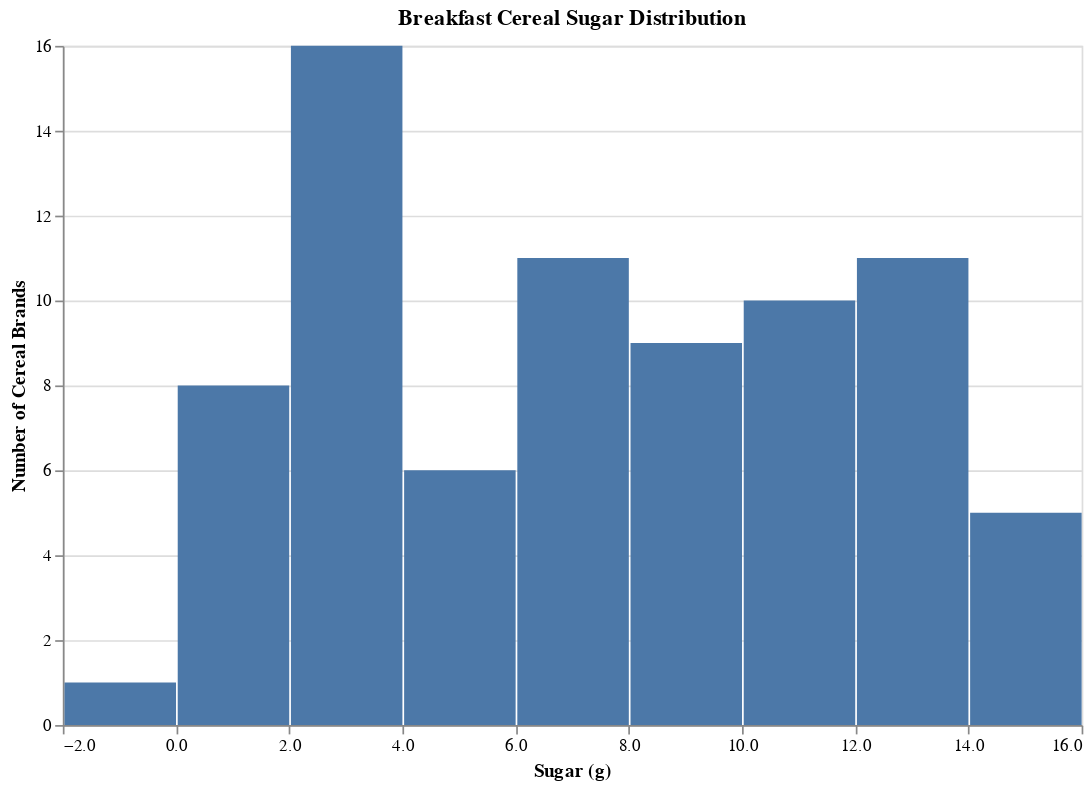

The code cell stored with this chart in its notebook:
### Markdown cell above
### Sugar Distribution

Marketing tells us that their surveys have revealed that sugar content is the number one concern of consumers when choosing cereal.

They would like to see the following visualizations:

*  A histogram plot of the sugar content in all cereals.

* A scatter plot showing the relationship between sugar and calories.

* A box plot showing the distribution of sugar content by manufacturer.

### Code cell
# Create the three visualzations requested by the the marketing team
# A histogram plot of the sugar content in all cereals.
histo = alt.Chart(cereal).mark_bar().encode(
    alt.X('sugars', bin=True, title='Sugar (g)'),
    alt.Y('count()', title='Number of Cereal Brands')
).properties(
    width=600,
    height=400,
    title='Breakfast Cereal Sugar Distribution'
)

histo

### Figure 1 — Vega-Lite specification as saved in the notebook (floating-point values rounded to 4 significant figures)
{"config": {"view": {"continuousWidth": 400, "continuousHeight": 300}}, "data": {"name": "data-d73329a25a6840b5ab921465387d611c"}, "mark": "bar", "encoding": {"x": {"bin": true, "field": "sugars", "title": "Sugar (g)", "type": "quantitative"}, "y": {"aggregate": "count", "title": "Number of Cereal Brands", "type": "quantitative"}}, "height": 400, "title": "Breakfast Cereal Sugar Distribution", "width": 600, "$schema": "https://vega.github.io/schema/vega-lite/v4.17.0.json", "datasets": {"data-d73329a25a6840b5ab921465387d611c": [{"name": "100% Bran", "mfr": "N", "type": "C", "calories": 70, "protein": 4, "fat": 1, "sodium": 130, "fiber": 10.0, "carbo": 5.0, "sugars": 6, "potass": 280, "vitamins": 25, "shelf": 3, "weight": 1.0, "cups": 0.33, "rating": 68.4, "mfr_name": "Nabisco"}, {"name": "100% Natural Bran", "mfr": "Q", "type": "C", "calories": 120, "protein": 3, "fat": 5, "sodium": 15, "fiber": 2.0, "carbo": 8.0, "sugars": 8, "potass": 135, "vitamins": 0, "shelf": 3, "weight": 1.0, "cups": 1.0, "rating": 33.98, "mfr_name": "Quaker Oats"}, {"name": "All-Bran", "mfr": "K", "type": "C", "calories": 70, "protein": 4, "fat": 1, "sodium": 260, "fiber": 9.0, "carbo": 7.0, "sugars": 5, "potass": 320, "vitamins": 25, "shelf": 3, "weight": 1.0, "cups": 0.33, "rating": 59.43, "mfr_name": "Kelloggs"}, {"name": "All-Bran with Extra Fiber", "mfr": "K", "type": "C", "calories": 50, "protein": 4, "fat": 0, "sodium": 140, "fiber": 14.0, "carbo": 8.0, "sugars": 0, "potass": 330, "vitamins": 25, "shelf": 3, "weight": 1.0, "cups": 0.5, "rating": 93.7, "mfr_name": "Kelloggs"}, {"name": "Almond Delight", "mfr": "R", "type": "C", "calories": 110, "protein": 2, "fat": 2, "sodium": 200, "fiber": 1.0, "carbo": 14.0, "sugars": 8, "potass": -1, "vitamins": 25, "shelf": 3, "weight": 1.0, "cups": 0.75, "rating": 34.38, "mfr_name": "Ralston Purina"}, {"name": "Apple Cinnamon Cheerios", "mfr": "G", "type": "C", "calories": 110, "protein": 2, "fat": 2, "sodium": 180, "fiber": 1.5, "carbo": 10.5, "sugars": 10, "potass": 70, "vitamins": 25, "shelf": 1, "weight": 1.0, "cups": 0.75, "rating": 29.51, "mfr_name": "General Mills"}, {"name": "Apple Jacks", "mfr": "K", "type": "C", "calories": 110, "protein": 2, "fat": 0, "sodium": 125, "fiber": 1.0, "carbo": 11.0, "sugars": 14, "potass": 30, "vitamins": 25, "shelf": 2, "weight": 1.0, "cups": 1.0, "rating": 33.17, "mfr_name": "Kelloggs"}, {"name": "Basic 4", "mfr": "G", "type": "C", "calories": 130, "protein": 3, "fat": 2, "sodium": 210, "fiber": 2.0, "carbo": 18.0, "sugars": 8, "potass": 100, "vitamins": 25, "shelf": 3, "weight": 1.33, "cups": 0.75, "rating": 37.04, "mfr_name": "General Mills"}, {"name": "Bran Chex", "mfr": "R", "type": "C", "calories": 90, "protein": 2, "fat": 1, "sodium": 200, "fiber": 4.0, "carbo": 15.0, "sugars": 6, "potass": 125, "vitamins": 25, "shelf": 1, "weight": 1.0, "cups": 0.67, "rating": 49.12, "mfr_name": "Ralston Purina"}, {"name": "Bran Flakes", "mfr": "P", "type": "C", "calories": 90, "protein": 3, "fat": 0, "sodium": 210, "fiber": 5.0, "carbo": 13.0, "sugars": 5, "potass": 190, "vitamins": 25, "shelf": 3, "weight": 1.0, "cups": 0.67, "rating": 53.31, "mfr_name": "Post"}, {"name": "Cap'n'Crunch", "mfr": "Q", "type": "C", "calories": 120, "protein": 1, "fat": 2, "sodium": 220, "fiber": 0.0, "carbo": 12.0, "sugars": 12, "potass": 35, "vitamins": 25, "shelf": 2, "weight": 1.0, "cups": 0.75, "rating": 18.04, "mfr_name": "Quaker Oats"}, {"name": "Cheerios", "mfr": "G", "type": "C", "calories": 110, "protein": 6, "fat": 2, "sodium": 290, "fiber": 2.0, "carbo": 17.0, "sugars": 1, "potass": 105, "vitamins": 25, "shelf": 1, "weight": 1.0, "cups": 1.25, "rating": 50.76, "mfr_name": "General Mills"}, {"name": "Cinnamon Toast Crunch", "mfr": "G", "type": "C", "calories": 120, "protein": 1, "fat": 3, "sodium": 210, "fiber": 0.0, "carbo": 13.0, "sugars": 9, "potass": 45, "vitamins": 25, "shelf": 2, "weight": 1.0, "cups": 0.75, "rating": 19.82, "mfr_name": "General Mills"}, {"name": "Clusters", "mfr": "G", "type": "C", "calories": 110, "protein": 3, "fat": 2, "sodium": 140, "fiber": 2.0, "carbo": 13.0, "sugars": 7, "potass": 105, "vitamins": 25, "shelf": 3, "weight": 1.0, "cups": 0.5, "rating": 40.4, "mfr_name": "General Mills"}, {"name": "Cocoa Puffs", "mfr": "G", "type": "C", "calories": 110, "protein": 1, "fat": 1, "sodium": 180, "fiber": 0.0, "carbo": 12.0, "sugars": 13, "potass": 55, "vitamins": 25, "shelf": 2, "weight": 1.0, "cups": 1.0, "rating": 22.74, "mfr_name": "General Mills"}, {"name": "Corn Chex", "mfr": "R", "type": "C", "calories": 110, "protein": 2, "fat": 0, "sodium": 280, "fiber": 0.0, "carbo": 22.0, "sugars": 3, "potass": 25, "vitamins": 25, "shelf": 1, "weight": 1.0, "cups": 1.0, "rating": 41.45, "mfr_name": "Ralston Purina"}, {"name": "Corn Flakes", "mfr": "K", "type": "C", "calories": 100, "protein": 2, "fat": 0, "sodium": 290, "fiber": 1.0, "carbo": 21.0, "sugars": 2, "potass": 35, "vitamins": 25, "shelf": 1, "weight": 1.0, "cups": 1.0, "rating": 45.86, "mfr_name": "Kelloggs"}, {"name": "Corn Pops", "mfr": "K", "type": "C", "calories": 110, "protein": 1, "fat": 0, "sodium": 90, "fiber": 1.0, "carbo": 13.0, "sugars": 12, "potass": 20, "vitamins": 25, "shelf": 2, "weight": 1.0, "cups": 1.0, "rating": 35.78, "mfr_name": "Kelloggs"}, {"name": "Count Chocula", "mfr": "G", "type": "C", "calories": 110, "protein": 1, "fat": 1, "sodium": 180, "fiber": 0.0, "carbo": 12.0, "sugars": 13, "potass": 65, "vitamins": 25, "shelf": 2, "weight": 1.0, "cups": 1.0, "rating": 22.4, "mfr_name": "General Mills"}, {"name": "Cracklin' Oat Bran", "mfr": "K", "type": "C", "calories": 110, "protein": 3, "fat": 3, "sodium": 140, "fiber": 4.0, "carbo": 10.0, "sugars": 7, "potass": 160, "vitamins": 25, "shelf": 3, "weight": 1.0, "cups": 0.5, "rating": 40.45, "mfr_name": "Kelloggs"}, {"name": "Cream of Wheat (Quick)", "mfr": "N", "type": "H", "calories": 100, "protein": 3, "fat": 0, "sodium": 80, "fiber": 1.0, "carbo": 21.0, "sugars": 0, "potass": -1, "vitamins": 0, "shelf": 2, "weight": 1.0, "cups": 1.0, "rating": 64.53, "mfr_name": "Nabisco"}, {"name": "Crispix", "mfr": "K", "type": "C", "calories": 110, "protein": 2, "fat": 0, "sodium": 220, "fiber": 1.0, "carbo": 21.0, "sugars": 3, "potass": 30, "vitamins": 25, "shelf": 3, "weight": 1.0, "cups": 1.0, "rating": 46.9, "mfr_name": "Kelloggs"}, {"name": "Crispy Wheat & Raisins", "mfr": "G", "type": "C", "calories": 100, "protein": 2, "fat": 1, "sodium": 140, "fiber": 2.0, "carbo": 11.0, "sugars": 10, "potass": 120, "vitamins": 25, "shelf": 3, "weight": 1.0, "cups": 0.75, "rating": 36.18, "mfr_name": "General Mills"}, {"name": "Double Chex", "mfr": "R", "type": "C", "calories": 100, "protein": 2, "fat": 0, "sodium": 190, "fiber": 1.0, "carbo": 18.0, "sugars": 5, "potass": 80, "vitamins": 25, "shelf": 3, "weight": 1.0, "cups": 0.75, "rating": 44.33, "mfr_name": "Ralston Purina"}, {"name": "Froot Loops", "mfr": "K", "type": "C", "calories": 110, "protein": 2, "fat": 1, "sodium": 125, "fiber": 1.0, "carbo": 11.0, "sugars": 13, "potass": 30, "vitamins": 25, "shelf": 2, "weight": 1.0, "cups": 1.0, "rating": 32.21, "mfr_name": "Kelloggs"}, {"name": "Frosted Flakes", "mfr": "K", "type": "C", "calories": 110, "protein": 1, "fat": 0, "sodium": 200, "fiber": 1.0, "carbo": 14.0, "sugars": 11, "potass": 25, "vitamins": 25, "shelf": 1, "weight": 1.0, "cups": 0.75, "rating": 31.44, "mfr_name": "Kelloggs"}, {"name": "Frosted Mini-Wheats", "mfr": "K", "type": "C", "calories": 100, "protein": 3, "fat": 0, "sodium": 0, "fiber": 3.0, "carbo": 14.0, "sugars": 7, "potass": 100, "vitamins": 25, "shelf": 2, "weight": 1.0, "cups": 0.8, "rating": 58.35, "mfr_name": "Kelloggs"}, {"name": "Fruit & Fibre Dates; Walnuts; and Oats", "mfr": "P", "type": "C", "calories": 120, "protein": 3, "fat": 2, "sodium": 160, "fiber": 5.0, "carbo": 12.0, "sugars": 10, "potass": 200, "vitamins": 25, "shelf": 3, "weight": 1.25, "cups": 0.67, "rating": 40.92, "mfr_name": "Post"}, {"name": "Fruitful Bran", "mfr": "K", "type": "C", "calories": 120, "protein": 3, "fat": 0, "sodium": 240, "fiber": 5.0, "carbo": 14.0, "sugars": 12, "potass": 190, "vitamins": 25, "shelf": 3, "weight": 1.33, "cups": 0.67, "rating": 41.02, "mfr_name": "Kelloggs"}, {"name": "Fruity Pebbles", "mfr": "P", "type": "C", "calories": 110, "protein": 1, "fat": 1, "sodium": 135, "fiber": 0.0, "carbo": 13.0, "sugars": 12, "potass": 25, "vitamins": 25, "shelf": 2, "weight": 1.0, "cups": 0.75, "rating": 28.03, "mfr_name": "Post"}, {"name": "Golden Crisp", "mfr": "P", "type": "C", "calories": 100, "protein": 2, "fat": 0, "sodium": 45, "fiber": 0.0, "carbo": 11.0, "sugars": 15, "potass": 40, "vitamins": 25, "shelf": 1, "weight": 1.0, "cups": 0.88, "rating": 35.25, "mfr_name": "Post"}, {"name": "Golden Grahams", "mfr": "G", "type": "C", "calories": 110, "protein": 1, "fat": 1, "sodium": 280, "fiber": 0.0, "carbo": 15.0, "sugars": 9, "potass": 45, "vitamins": 25, "shelf": 2, "weight": 1.0, "cups": 0.75, "rating": 23.8, "mfr_name": "General Mills"}, {"name": "Grape Nuts Flakes", "mfr": "P", "type": "C", "calories": 100, "protein": 3, "fat": 1, "sodium": 140, "fiber": 3.0, "carbo": 15.0, "sugars": 5, "potass": 85, "vitamins": 25, "shelf": 3, "weight": 1.0, "cups": 0.88, "rating": 52.08, "mfr_name": "Post"}, {"name": "Grape-Nuts", "mfr": "P", "type": "C", "calories": 110, "protein": 3, "fat": 0, "sodium": 170, "fiber": 3.0, "carbo": 17.0, "sugars": 3, "potass": 90, "vitamins": 25, "shelf": 3, "weight": 1.0, "cups": 0.25, "rating": 53.37, "mfr_name": "Post"}, {"name": "Great Grains Pecan", "mfr": "P", "type": "C", "calories": 120, "protein": 3, "fat": 3, "sodium": 75, "fiber": 3.0, "carbo": 13.0, "sugars": 4, "potass": 100, "vitamins": 25, "shelf": 3, "weight": 1.0, "cups": 0.33, "rating": 45.81, "mfr_name": "Post"}, {"name": "Honey Graham Ohs", "mfr": "Q", "type": "C", "calories": 120, "protein": 1, "fat": 2, "sodium": 220, "fiber": 1.0, "carbo": 12.0, "sugars": 11, "potass": 45, "vitamins": 25, "shelf": 2, "weight": 1.0, "cups": 1.0, "rating": 21.87, "mfr_name": "Quaker Oats"}, {"name": "Honey Nut Cheerios", "mfr": "G", "type": "C", "calories": 110, "protein": 3, "fat": 1, "sodium": 250, "fiber": 1.5, "carbo": 11.5, "sugars": 10, "potass": 90, "vitamins": 25, "shelf": 1, "weight": 1.0, "cups": 0.75, "rating": 31.07, "mfr_name": "General Mills"}, {"name": "Honey-comb", "mfr": "P", "type": "C", "calories": 110, "protein": 1, "fat": 0, "sodium": 180, "fiber": 0.0, "carbo": 14.0, "sugars": 11, "potass": 35, "vitamins": 25, "shelf": 1, "weight": 1.0, "cups": 1.33, "rating": 28.74, "mfr_name": "Post"}, {"name": "Just Right Crunchy  Nuggets", "mfr": "K", "type": "C", "calories": 110, "protein": 2, "fat": 1, "sodium": 170, "fiber": 1.0, "carbo": 17.0, "sugars": 6, "potass": 60, "vitamins": 100, "shelf": 3, "weight": 1.0, "cups": 1.0, "rating": 36.52, "mfr_name": "Kelloggs"}, {"name": "Just Right Fruit & Nut", "mfr": "K", "type": "C", "calories": 140, "protein": 3, "fat": 1, "sodium": 170, "fiber": 2.0, "carbo": 20.0, "sugars": 9, "potass": 95, "vitamins": 100, "shelf": 3, "weight": 1.3, "cups": 0.75, "rating": 36.47, "mfr_name": "Kelloggs"}, {"name": "Kix", "mfr": "G", "type": "C", "calories": 110, "protein": 2, "fat": 1, "sodium": 260, "fiber": 0.0, "carbo": 21.0, "sugars": 3, "potass": 40, "vitamins": 25, "shelf": 2, "weight": 1.0, "cups": 1.5, "rating": 39.24, "mfr_name": "General Mills"}, {"name": "Life", "mfr": "Q", "type": "C", "calories": 100, "protein": 4, "fat": 2, "sodium": 150, "fiber": 2.0, "carbo": 12.0, "sugars": 6, "potass": 95, "vitamins": 25, "shelf": 2, "weight": 1.0, "cups": 0.67, "rating": 45.33, "mfr_name": "Quaker Oats"}, {"name": "Lucky Charms", "mfr": "G", "type": "C", "calories": 110, "protein": 2, "fat": 1, "sodium": 180, "fiber": 0.0, "carbo": 12.0, "sugars": 12, "potass": 55, "vitamins": 25, "shelf": 2, "weight": 1.0, "cups": 1.0, "rating": 26.73, "mfr_name": "General Mills"}, {"name": "Maypo", "mfr": "A", "type": "H", "calories": 100, "protein": 4, "fat": 1, "sodium": 0, "fiber": 0.0, "carbo": 16.0, "sugars": 3, "potass": 95, "vitamins": 25, "shelf": 2, "weight": 1.0, "cups": 1.0, "rating": 54.85, "mfr_name": "American Home Food Products"}, {"name": "Muesli Raisins; Dates; & Almonds", "mfr": "R", "type": "C", "calories": 150, "protein": 4, "fat": 3, "sodium": 95, "fiber": 3.0, "carbo": 16.0, "sugars": 11, "potass": 170, "vitamins": 25, "shelf": 3, "weight": 1.0, "cups": 1.0, "rating": 37.14, "mfr_name": "Ralston Purina"}, {"name": "Muesli Raisins; Peaches; & Pecans", "mfr": "R", "type": "C", "calories": 150, "protein": 4, "fat": 3, "sodium": 150, "fiber": 3.0, "carbo": 16.0, "sugars": 11, "potass": 170, "vitamins": 25, "shelf": 3, "weight": 1.0, "cups": 1.0, "rating": 34.14, "mfr_name": "Ralston Purina"}, {"name": "Mueslix Crispy Blend", "mfr": "K", "type": "C", "calories": 160, "protein": 3, "fat": 2, "sodium": 150, "fiber": 3.0, "carbo": 17.0, "sugars": 13, "potass": 160, "vitamins": 25, "shelf": 3, "weight": 1.5, "cups": 0.67, "rating": 30.31, "mfr_name": "Kelloggs"}, {"name": "Multi-Grain Cheerios", "mfr": "G", "type": "C", "calories": 100, "protein": 2, "fat": 1, "sodium": 220, "fiber": 2.0, "carbo": 15.0, "sugars": 6, "potass": 90, "vitamins": 25, "shelf": 1, "weight": 1.0, "cups": 1.0, "rating": 40.11, "mfr_name": "General Mills"}, {"name": "Nut&Honey Crunch", "mfr": "K", "type": "C", "calories": 120, "protein": 2, "fat": 1, "sodium": 190, "fiber": 0.0, "carbo": 15.0, "sugars": 9, "potass": 40, "vitamins": 25, "shelf": 2, "weight": 1.0, "cups": 0.67, "rating": 29.92, "mfr_name": "Kelloggs"}, {"name": "Nutri-Grain Almond-Raisin", "mfr": "K", "type": "C", "calories": 140, "protein": 3, "fat": 2, "sodium": 220, "fiber": 3.0, "carbo": 21.0, "sugars": 7, "potass": 130, "vitamins": 25, "shelf": 3, "weight": 1.33, "cups": 0.67, "rating": 40.69, "mfr_name": "Kelloggs"}, {"name": "Nutri-grain Wheat", "mfr": "K", "type": "C", "calories": 90, "protein": 3, "fat": 0, "sodium": 170, "fiber": 3.0, "carbo": 18.0, "sugars": 2, "potass": 90, "vitamins": 25, "shelf": 3, "weight": 1.0, "cups": 1.0, "rating": 59.64, "mfr_name": "Kelloggs"}, {"name": "Oatmeal Raisin Crisp", "mfr": "G", "type": "C", "calories": 130, "protein": 3, "fat": 2, "sodium": 170, "fiber": 1.5, "carbo": 13.5, "sugars": 10, "potass": 120, "vitamins": 25, "shelf": 3, "weight": 1.25, "cups": 0.5, "rating": 30.45, "mfr_name": "General Mills"}, {"name": "Post Nat. Raisin Bran", "mfr": "P", "type": "C", "calories": 120, "protein": 3, "fat": 1, "sodium": 200, "fiber": 6.0, "carbo": 11.0, "sugars": 14, "potass": 260, "vitamins": 25, "shelf": 3, "weight": 1.33, "cups": 0.67, "rating": 37.84, "mfr_name": "Post"}, {"name": "Product 19", "mfr": "K", "type": "C", "calories": 100, "protein": 3, "fat": 0, "sodium": 320, "fiber": 1.0, "carbo": 20.0, "sugars": 3, "potass": 45, "vitamins": 100, "shelf": 3, "weight": 1.0, "cups": 1.0, "rating": 41.5, "mfr_name": "Kelloggs"}, {"name": "Puffed Rice", "mfr": "Q", "type": "C", "calories": 50, "protein": 1, "fat": 0, "sodium": 0, "fiber": 0.0, "carbo": 13.0, "sugars": 0, "potass": 15, "vitamins": 0, "shelf": 3, "weight": 0.5, "cups": 1.0, "rating": 60.76, "mfr_name": "Quaker Oats"}, {"name": "Puffed Wheat", "mfr": "Q", "type": "C", "calories": 50, "protein": 2, "fat": 0, "sodium": 0, "fiber": 1.0, "carbo": 10.0, "sugars": 0, "potass": 50, "vitamins": 0, "shelf": 3, "weight": 0.5, "cups": 1.0, "rating": 63.01, "mfr_name": "Quaker Oats"}, {"name": "Quaker Oat Squares", "mfr": "Q", "type": "C", "calories": 100, "protein": 4, "fat": 1, "sodium": 135, "fiber": 2.0, "carbo": 14.0, "sugars": 6, "potass": 110, "vitamins": 25, "shelf": 3, "weight": 1.0, "cups": 0.5, "rating": 49.51, "mfr_name": "Quaker Oats"}, {"name": "Quaker Oatmeal", "mfr": "Q", "type": "H", "calories": 100, "protein": 5, "fat": 2, "sodium": 0, "fiber": 2.7, "carbo": -1.0, "sugars": -1, "potass": 110, "vitamins": 0, "shelf": 1, "weight": 1.0, "cups": 0.67, "rating": 50.83, "mfr_name": "Quaker Oats"}, {"name": "Raisin Bran", "mfr": "K", "type": "C", "calories": 120, "protein": 3, "fat": 1, "sodium": 210, "fiber": 5.0, "carbo": 14.0, "sugars": 12, "potass": 240, "vitamins": 25, "shelf": 2, "weight": 1.33, "cups": 0.75, "rating": 39.26, "mfr_name": "Kelloggs"}, {"name": "Raisin Nut Bran", "mfr": "G", "type": "C", "calories": 100, "protein": 3, "fat": 2, "sodium": 140, "fiber": 2.5, "carbo": 10.5, "sugars": 8, "potass": 140, "vitamins": 25, "shelf": 3, "weight": 1.0, "cups": 0.5, "rating": 39.7, "mfr_name": "General Mills"}, {"name": "Raisin Squares", "mfr": "K", "type": "C", "calories": 90, "protein": 2, "fat": 0, "sodium": 0, "fiber": 2.0, "carbo": 15.0, "sugars": 6, "potass": 110, "vitamins": 25, "shelf": 3, "weight": 1.0, "cups": 0.5, "rating": 55.33, "mfr_name": "Kelloggs"}, {"name": "Rice Chex", "mfr": "R", "type": "C", "calories": 110, "protein": 1, "fat": 0, "sodium": 240, "fiber": 0.0, "carbo": 23.0, "sugars": 2, "potass": 30, "vitamins": 25, "shelf": 1, "weight": 1.0, "cups": 1.13, "rating": 42.0, "mfr_name": "Ralston Purina"}, {"name": "Rice Krispies", "mfr": "K", "type": "C", "calories": 110, "protein": 2, "fat": 0, "sodium": 290, "fiber": 0.0, "carbo": 22.0, "sugars": 3, "potass": 35, "vitamins": 25, "shelf": 1, "weight": 1.0, "cups": 1.0, "rating": 40.56, "mfr_name": "Kelloggs"}, {"name": "Shredded Wheat", "mfr": "N", "type": "C", "calories": 80, "protein": 2, "fat": 0, "sodium": 0, "fiber": 3.0, "carbo": 16.0, "sugars": 0, "potass": 95, "vitamins": 0, "shelf": 1, "weight": 0.83, "cups": 1.0, "rating": 68.24, "mfr_name": "Nabisco"}, {"name": "Shredded Wheat 'n'Bran", "mfr": "N", "type": "C", "calories": 90, "protein": 3, "fat": 0, "sodium": 0, "fiber": 4.0, "carbo": 19.0, "sugars": 0, "potass": 140, "vitamins": 0, "shelf": 1, "weight": 1.0, "cups": 0.67, "rating": 74.47, "mfr_name": "Nabisco"}, {"name": "Shredded Wheat spoon size", "mfr": "N", "type": "C", "calories": 90, "protein": 3, "fat": 0, "sodium": 0, "fiber": 3.0, "carbo": 20.0, "sugars": 0, "potass": 120, "vitamins": 0, "shelf": 1, "weight": 1.0, "cups": 0.67, "rating": 72.8, "mfr_name": "Nabisco"}, {"name": "Smacks", "mfr": "K", "type": "C", "calories": 110, "protein": 2, "fat": 1, "sodium": 70, "fiber": 1.0, "carbo": 9.0, "sugars": 15, "potass": 40, "vitamins": 25, "shelf": 2, "weight": 1.0, "cups": 0.75, "rating": 31.23, "mfr_name": "Kelloggs"}, {"name": "Special K", "mfr": "K", "type": "C", "calories": 110, "protein": 6, "fat": 0, "sodium": 230, "fiber": 1.0, "carbo": 16.0, "sugars": 3, "potass": 55, "vitamins": 25, "shelf": 1, "weight": 1.0, "cups": 1.0, "rating": 53.13, "mfr_name": "Kelloggs"}, {"name": "Strawberry Fruit Wheats", "mfr": "N", "type": "C", "calories": 90, "protein": 2, "fat": 0, "sodium": 15, "fiber": 3.0, "carbo": 15.0, "sugars": 5, "potass": 90, "vitamins": 25, "shelf": 2, "weight": 1.0, "cups": 1.0, "rating": 59.36, "mfr_name": "Nabisco"}, {"name": "Total Corn Flakes", "mfr": "G", "type": "C", "calories": 110, "protein": 2, "fat": 1, "sodium": 200, "fiber": 0.0, "carbo": 21.0, "sugars": 3, "potass": 35, "vitamins": 100, "shelf": 3, "weight": 1.0, "cups": 1.0, "rating": 38.84, "mfr_name": "General Mills"}, {"name": "Total Raisin Bran", "mfr": "G", "type": "C", "calories": 140, "protein": 3, "fat": 1, "sodium": 190, "fiber": 4.0, "carbo": 15.0, "sugars": 14, "potass": 230, "vitamins": 100, "shelf": 3, "weight": 1.5, "cups": 1.0, "rating": 28.59, "mfr_name": "General Mills"}, {"name": "Total Whole Grain", "mfr": "G", "type": "C", "calories": 100, "protein": 3, "fat": 1, "sodium": 200, "fiber": 3.0, "carbo": 16.0, "sugars": 3, "potass": 110, "vitamins": 100, "shelf": 3, "weight": 1.0, "cups": 1.0, "rating": 46.66, "mfr_name": "General Mills"}, {"name": "Triples", "mfr": "G", "type": "C", "calories": 110, "protein": 2, "fat": 1, "sodium": 250, "fiber": 0.0, "carbo": 21.0, "sugars": 3, "potass": 60, "vitamins": 25, "shelf": 3, "weight": 1.0, "cups": 0.75, "rating": 39.11, "mfr_name": "General Mills"}, {"name": "Trix", "mfr": "G", "type": "C", "calories": 110, "protein": 1, "fat": 1, "sodium": 140, "fiber": 0.0, "carbo": 13.0, "sugars": 12, "potass": 25, "vitamins": 25, "shelf": 2, "weight": 1.0, "cups": 1.0, "rating": 27.75, "mfr_name": "General Mills"}, {"name": "Wheat Chex", "mfr": "R", "type": "C", "calories": 100, "protein": 3, "fat": 1, "sodium": 230, "fiber": 3.0, "carbo": 17.0, "sugars": 3, "potass": 115, "vitamins": 25, "shelf": 1, "weight": 1.0, "cups": 0.67, "rating": 49.79, "mfr_name": "Ralston Purina"}, {"name": "Wheaties", "mfr": "G", "type": "C", "calories": 100, "protein": 3, "fat": 1, "sodium": 200, "fiber": 3.0, "carbo": 17.0, "sugars": 3, "potass": 110, "vitamins": 25, "shelf": 1, "weight": 1.0, "cups": 1.0, "rating": 51.59, "mfr_name": "General Mills"}, {"name": "Wheaties Honey Gold", "mfr": "G", "type": "C", "calories": 110, "protein": 2, "fat": 1, "sodium": 200, "fiber": 1.0, "carbo": 16.0, "sugars": 8, "potass": 60, "vitamins": 25, "shelf": 1, "weight": 1.0, "cups": 0.75, "rating": 36.19, "mfr_name": "General Mills"}]}}
